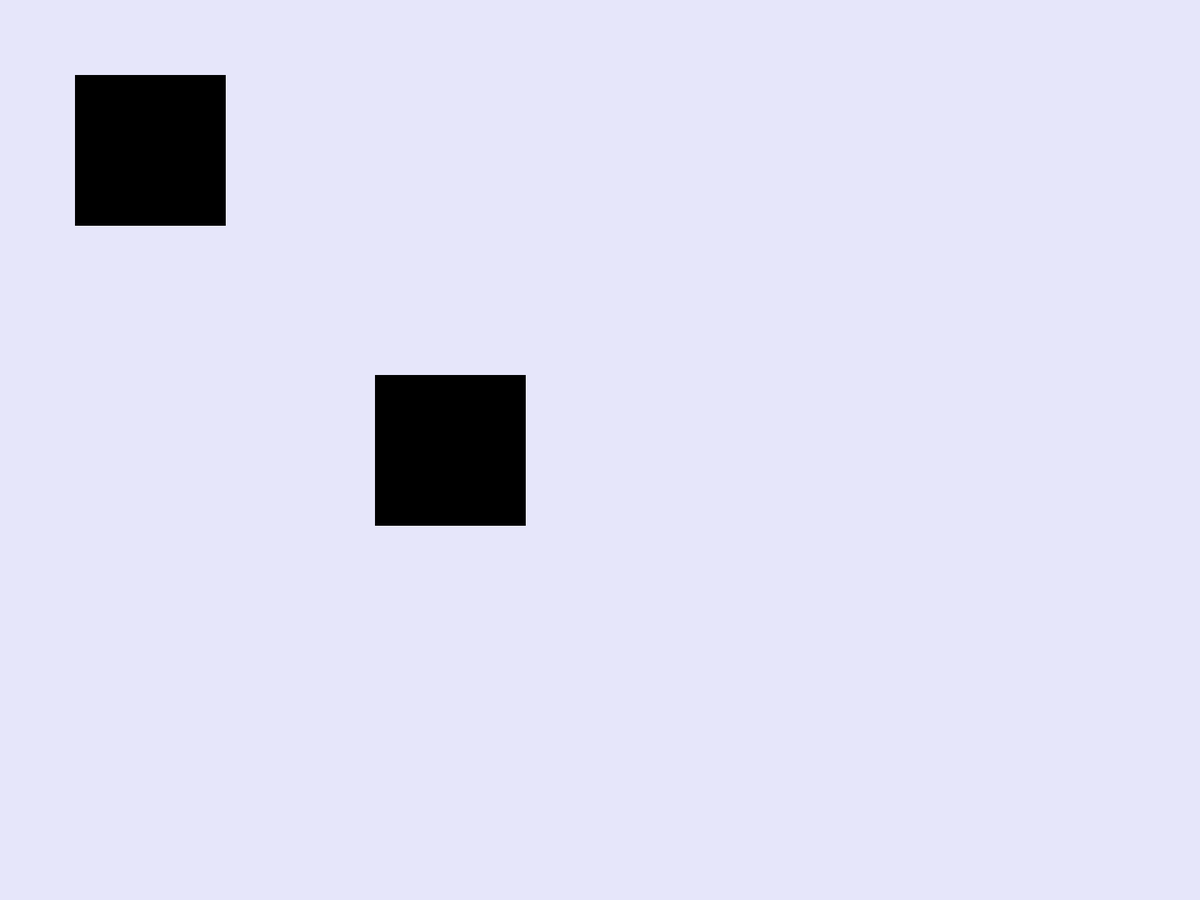
Frame 1 (no input)
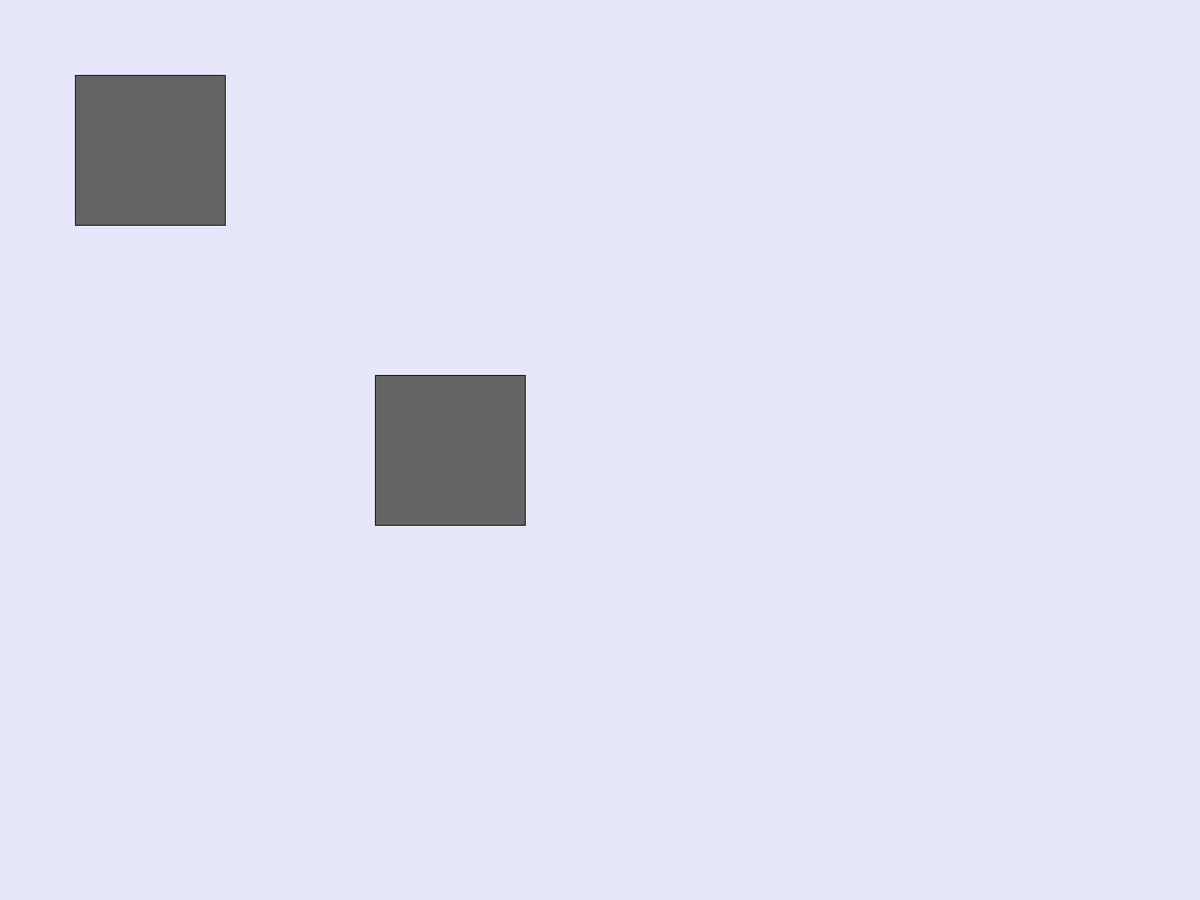
Frame 60 (the mouse pressed at the canvas centre just before this capture)
Frame 120 (the mouse held since frame 60 and released just before this capture): identical to frame 60, image omitted

The Processing sketch that drew these frames (run headless with seeded random() and noise(); from frame 60 on, the mouse is pressed at the canvas centre):

// Processing sketch: sketch_180307a
// ── sketch_180307a.pde
int button2Color;
int button1Color;
int bx=100;
int by=100;
int w=200;
int h=200;
int bx1=500;
int by1=500;
int w1=200;
int h1=200;
void setup(){
background(#E6E6FA);
fullScreen();
}

void draw(){
fill(button1Color);
  rect(bx, by, w, h);
  fill(button2Color);
  rect(bx1, by1, w1, h1);
  if (mouseX > bx && mouseX < bx+w &&
    mouseY > by && mouseY < by+h) {//hover
    button1Color = color(255, 0, 0);
    if(mousePressed){//click
         button1Color = color(random(255), random(255), random(255));
    }
  } else {
    button1Color = color(100);
  }

if (mouseX > bx1 && mouseX < bx1+w1 &&
    mouseY > by1 && mouseY < by1+h1) {//hover
    button2Color = color(255, 0, 0);
    if(mousePressed){//click
         button2Color = color(random(255), random(255), random(255));
    }
  } else {
    button2Color = color(100);
  }
}
